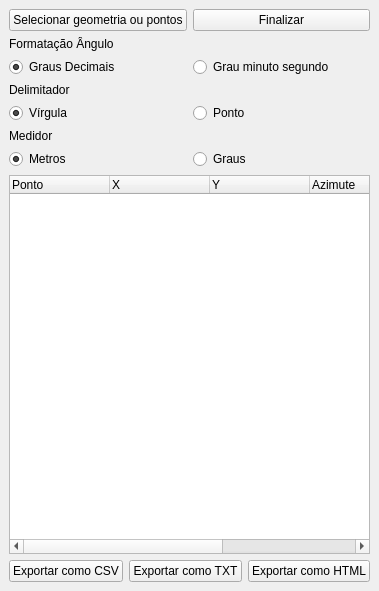
<?xml version="1.0" encoding="UTF-8"?>
<ui version="4.0">
 <class>convWindow</class>
 <widget class="QDockWidget" name="convWindow">
  <property name="geometry">
   <rect>
    <x>0</x>
    <y>0</y>
    <width>360</width>
    <height>591</height>
   </rect>
  </property>
  <property name="sizePolicy">
   <sizepolicy hsizetype="MinimumExpanding" vsizetype="MinimumExpanding">
    <horstretch>0</horstretch>
    <verstretch>0</verstretch>
   </sizepolicy>
  </property>
  <property name="minimumSize">
   <size>
    <width>302</width>
    <height>332</height>
   </size>
  </property>
  <property name="windowTitle">
   <string>Gerar azimute e distância</string>
  </property>
  <widget class="QWidget" name="dockWidgetContents">
   <layout class="QGridLayout" name="gridLayout">
    <item row="0" column="0">
     <layout class="QHBoxLayout" name="horizontalLayout">
      <item>
       <widget class="QPushButton" name="pointsButton">
        <property name="text">
         <string>Selecionar geometria ou pontos</string>
        </property>
        <property name="checkable">
         <bool>true</bool>
        </property>
        <property name="autoRepeat">
         <bool>true</bool>
        </property>
        <property name="autoExclusive">
         <bool>false</bool>
        </property>
        <attribute name="buttonGroup">
         <string notr="true">selecfina</string>
        </attribute>
       </widget>
      </item>
      <item>
       <widget class="QPushButton" name="FinishPointsButton">
        <property name="text">
         <string>Finalizar</string>
        </property>
        <attribute name="buttonGroup">
         <string notr="true">selecfina</string>
        </attribute>
       </widget>
      </item>
     </layout>
    </item>
    <item row="1" column="0">
     <widget class="QLabel" name="label">
      <property name="text">
       <string>Formatação Ângulo</string>
      </property>
     </widget>
    </item>
    <item row="2" column="0">
     <layout class="QHBoxLayout" name="horizontalLayout_2">
      <item>
       <widget class="QRadioButton" name="decimalButton">
        <property name="text">
         <string>Graus Decimais</string>
        </property>
        <property name="checked">
         <bool>true</bool>
        </property>
        <attribute name="buttonGroup">
         <string notr="true">formatacao</string>
        </attribute>
       </widget>
      </item>
      <item>
       <widget class="QRadioButton" name="dmsButton">
        <property name="text">
         <string>Grau minuto segundo</string>
        </property>
        <attribute name="buttonGroup">
         <string notr="true">formatacao</string>
        </attribute>
       </widget>
      </item>
     </layout>
    </item>
    <item row="3" column="0">
     <widget class="QLabel" name="label_2">
      <property name="text">
       <string>Delimitador</string>
      </property>
     </widget>
    </item>
    <item row="4" column="0">
     <layout class="QHBoxLayout" name="horizontalLayout_3">
      <item>
       <widget class="QRadioButton" name="virgulaButton">
        <property name="text">
         <string>Vírgula</string>
        </property>
        <property name="checked">
         <bool>true</bool>
        </property>
        <attribute name="buttonGroup">
         <string notr="true">delimitador</string>
        </attribute>
       </widget>
      </item>
      <item>
       <widget class="QRadioButton" name="pontoButton">
        <property name="text">
         <string>Ponto</string>
        </property>
        <attribute name="buttonGroup">
         <string notr="true">delimitador</string>
        </attribute>
       </widget>
      </item>
     </layout>
    </item>
    <item row="5" column="0">
     <widget class="QLabel" name="label_3">
      <property name="text">
       <string>Medidor</string>
      </property>
     </widget>
    </item>
    <item row="6" column="0">
     <layout class="QHBoxLayout" name="horizontalLayout_4">
      <item>
       <widget class="QRadioButton" name="metrosButton">
        <property name="text">
         <string>Metros</string>
        </property>
        <property name="checked">
         <bool>true</bool>
        </property>
        <attribute name="buttonGroup">
         <string notr="true">medidor</string>
        </attribute>
       </widget>
      </item>
      <item>
       <widget class="QRadioButton" name="grausButton">
        <property name="text">
         <string>Graus</string>
        </property>
        <attribute name="buttonGroup">
         <string notr="true">medidor</string>
        </attribute>
       </widget>
      </item>
     </layout>
    </item>
    <item row="8" column="0">
     <layout class="QHBoxLayout" name="horizontalLayout_5">
      <item>
       <widget class="QPushButton" name="csvButton">
        <property name="text">
         <string>Exportar como CSV</string>
        </property>
        <attribute name="buttonGroup">
         <string notr="true">exportar</string>
        </attribute>
       </widget>
      </item>
      <item>
       <widget class="QPushButton" name="txtButton">
        <property name="text">
         <string>Exportar como TXT</string>
        </property>
        <attribute name="buttonGroup">
         <string notr="true">exportar</string>
        </attribute>
       </widget>
      </item>
      <item>
       <widget class="QPushButton" name="htmlButton">
        <property name="text">
         <string>Exportar como HTML</string>
        </property>
        <attribute name="buttonGroup">
         <string notr="true">exportar</string>
        </attribute>
       </widget>
      </item>
     </layout>
    </item>
    <item row="7" column="0">
     <widget class="QTreeWidget" name="mapList">
      <property name="enabled">
       <bool>true</bool>
      </property>
      <property name="editTriggers">
       <set>QAbstractItemView::NoEditTriggers</set>
      </property>
      <property name="alternatingRowColors">
       <bool>true</bool>
      </property>
      <property name="selectionMode">
       <enum>QAbstractItemView::SingleSelection</enum>
      </property>
      <attribute name="headerCascadingSectionResizes">
       <bool>false</bool>
      </attribute>
      <attribute name="headerStretchLastSection">
       <bool>false</bool>
      </attribute>
      <column>
       <property name="text">
        <string>Ponto</string>
       </property>
      </column>
      <column>
       <property name="text">
        <string>X</string>
       </property>
      </column>
      <column>
       <property name="text">
        <string>Y</string>
       </property>
      </column>
      <column>
       <property name="text">
        <string>Azimute</string>
       </property>
      </column>
      <column>
       <property name="text">
        <string>Distância</string>
       </property>
      </column>
      <column>
       <property name="text">
        <string>Destino</string>
       </property>
      </column>
     </widget>
    </item>
   </layout>
  </widget>
 </widget>
 <resources/>
 <connections/>
 <buttongroups>
  <buttongroup name="exportar"/>
  <buttongroup name="selecfina">
   <property name="exclusive">
    <bool>false</bool>
   </property>
  </buttongroup>
  <buttongroup name="formatacao"/>
  <buttongroup name="delimitador"/>
  <buttongroup name="medidor"/>
 </buttongroups>
</ui>
